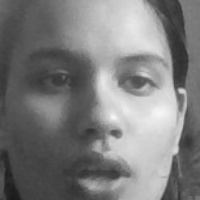
#> input picture New folder/Data/user.1.158.jpg, 200 x 200 px, given in place of the camera
$ jupyter execute Untitled.ipynb   (shell and % lines are left out)   (text cells are left out)
#> lines starting #> are read from the running program, lines starting #| are printed output that depends on the picture; after the words box and inside, x2 and y2 are one past the last pixel; in counts of white or black regions, pixels touching at a corner belong together
[cell 1]
#1.Generate dataset
#2.train thw classifier and save it
#3.detect the face and name it if it is already sored in a dataset

[cell 2]
import cv2

[cell 3]
def generate_dataset():
    face_classifier = cv2.CascadeClassifier("haarcascade_frontalface_default.xml")
    def face_cropped(img):
        gray= cv2.cvtColor(img, cv2.COLOR_BGR2GRAY)
        faces= face_classifier.detectMultiScale(gray, 1.3, 5)
        #scaling factor= 1.3
        #minimum factor= 5
        if len(faces) == 0:
            return None
        for(x, y, w, h) in faces:
            cropped_face= img[y:y+h,x:x+w]
        return cropped_face

    cap = cv2.VideoCapture(0)
    id=1
    img_id= 0

    while True:
        ret,frame= cap.read()
#> frame is the input picture: shape (200, 200, 3); min 25, max 248, mean 124.7
        if face_cropped(frame) is not None:
#> in face_cropped, `faces= face_classifier.detectMultiScale(gray, 1.3, 5)`: faces = [[21, 15, 162, 162]]
#> the loop in face_cropped, `for(x, y, w, h) in faces:` made 1 pass
#> pass 1, in face_cropped, `cropped_face= img[y:y+h,x:x+w]`:
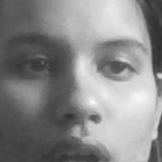
#> cropped_face: shape (162, 162, 3); min 47, max 248, mean 136.2
            img_id+=1
#> img_id = 1
            face= cv2.resize(face_cropped(frame),(200,200))
#> the loop in face_cropped (call 2), `for(x, y, w, h) in faces:` made 1 pass
            face= cv2.cvtColor(face, cv2.COLOR_BGR2GRAY)
#> face: shape (200, 200)
            file_name_path = f"Data/user.{id}.{img_id}.jpg"
#> file_name_path = 'Data/user.1.1.jpg'
            cv2.imwrite(file_name_path, face)
            cv2.putText(face,str(img_id),(50,50),cv2.FONT_HERSHEY_COMPLEX,1,(0,255,0),2)
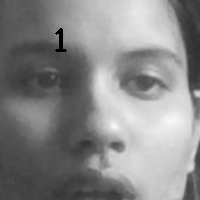
#> face: shape (200, 200); min 0, max 248, mean 135.7
            #(50,50) = ORIGINAL PT. FROM WHERE TEXT TO BE WRITTEN
            #FONT SCALE= 1
            #THICKNESS= 2
            cv2.imshow("cropped_face",face)
            if cv2.waitKey(1)==13 or int(img_id)==200:
#> (key Esc is pressed here)
                break
    cap.release()
    cv2.destroyAllWindows()
    print("collecting samples is completed.....")
generate_dataset()

[cell 4]
import numpy as np
from PIL import Image
import os
import cv2

[cell 5]
def train_classifier(data_dir):
#> called with data_dir = 'Data'
    path = [
    os.path.join(data_dir, f)
    for f in os.listdir(data_dir)
    if f.lower().endswith(".jpg")
]

    faces=[]
    ids=[]

    for image in path:
        img= Image.open(image).convert('L')
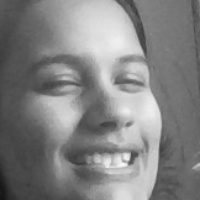
#> input picture New folder/Data/user.1.101.jpg, 200 x 200 px
#> img is the input picture: PIL image 200x200 L; min 21, max 248, mean 130.4
        imageNp= np.array(img,'uint8')
        id= int(os.path.split(image)[1].split(".")[1])
        faces.append(imageNp)
        ids.append(id)
    ids= np.array(ids)

    #train the classifier and save
    clf= cv2.face.LBPHFaceRecognizer_create()
    clf.train(faces,ids)
    clf.write("classifier.xml")
train_classifier("Data")

[cell 6]
import numpy as np
from PIL import Image
import os
import cv2
from datetime import datetime
import csv

[cell 7]
marked_names = set()
def mark_attendance(name):
    if name not in marked_names:
        now = datetime.now()
        date = now.strftime("%Y-%m-%d")
        time = now.strftime("%H:%M:%S")
        with open("attendance.csv", "a", newline="") as f:
            writer = csv.writer(f)
            writer.writerow([name, date, time])
        marked_names.add(name)

[cell 8]
def draw_boundary(img, classifier, scaleFactor, minNeighbours, color, clf):
#> called with scaleFactor = 1.1, minNeighbours = 10, color = (255, 255, 255)
    gray_image = cv2.cvtColor(img, cv2.COLOR_BGR2GRAY)
    features = classifier.detectMultiScale(gray_image, scaleFactor, minNeighbours)
#> features = [[18, 12, 169, 169]]

    for (x, y, w, h) in features:
        cv2.rectangle(img, (x,y), (x+w,y+h), color, 2)

        id, pred = clf.predict(gray_image[y:y+h, x:x+w])
        confidence = int(100 * (1 - pred/300))

        if confidence > 77:
            if id == 1:
                name = "Pranjal"
            elif id == 2:
                name = "Bhumi"
            else:
                name = "Unknown"

            cv2.putText(img, name, (x,y-5),
                        cv2.FONT_HERSHEY_SIMPLEX, 0.8, color, 1)

            mark_attendance(name)
        else:
            cv2.putText(img, "UNKNOWN", (x,y-5),
                        cv2.FONT_HERSHEY_SIMPLEX, 0.8, (0,0,255), 1)
#> this loop made 1 pass
#> (x, y, w, h, id, pred, confidence, name) on pass 1: (18, 12, 169, 169, 1, 44.39, 85, 'Pranjal')
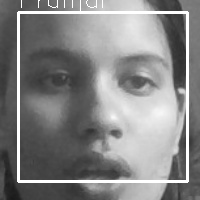
#> img: shape (200, 200, 3); 5.3% of pixels changed, all inside (x1, y1, x2, y2) = (17, 0, 189, 183)

    return img


def recognize(img, clf, faceCascade):
    img = draw_boundary(img, faceCascade, 1.1, 10, (255,255,255), clf)
    return img


faceCascade= cv2.CascadeClassifier("haarcascade_frontalface_default.xml")
clf= cv2.face.LBPHFaceRecognizer_create()
clf.read("classifier.xml")


video_capture= cv2.VideoCapture(0)
while True:
    ret,img= video_capture.read()
    img= recognize(img,clf,faceCascade)
    cv2.imshow("face detection", img)

    if cv2.waitKey(1)==13:
#> (key Esc is pressed here)
        break
video_capture.release()
cv2.destroyAllWindows
